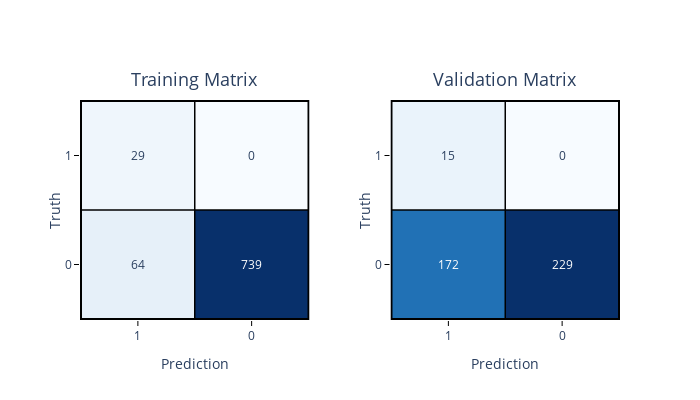

The notebook cell this image was saved under:
### Code cell
from eppi_text_classification import binary_train_valid_confusion_plotly

binary_train_valid_confusion_plotly(
    y_train,
    y_train_pred,
    y_test,
    y_test_pred,
    postive_label="Included",
    negative_label="Excluded",
)

### Figure 1 — Plotly figure (JSON) as saved in the notebook; plotly's stock layout.template omitted (floating-point values rounded to 4 significant figures)
{"data": [{"colorscale": [[0, "rgb(247,251,255)"], [0.125, "rgb(222,235,247)"], [0.25, "rgb(198,219,239)"], [0.375, "rgb(158,202,225)"], [0.5, "rgb(107,174,214)"], [0.625, "rgb(66,146,198)"], [0.75, "rgb(33,113,181)"], [0.875, "rgb(8,81,156)"], [1, "rgb(8,48,107)"]], "hoverinfo": "text", "showscale": false, "text": [["Truth: Excluded<br>Prediction: Included<br>Total: 64", "Truth: Excluded<br>Prediction: Excluded<br>Total: 739"], ["Truth: Included<br>Prediction: Included<br>Total: 29", "Truth: Included<br>Prediction: Excluded<br>Total: 0"]], "type": "heatmap", "x": ["0", "1"], "xaxis": "x", "y": ["0", "1"], "yaxis": "y", "z": [[64, 739], [29, 0]]}, {"colorscale": [[0, "rgb(247,251,255)"], [0.125, "rgb(222,235,247)"], [0.25, "rgb(198,219,239)"], [0.375, "rgb(158,202,225)"], [0.5, "rgb(107,174,214)"], [0.625, "rgb(66,146,198)"], [0.75, "rgb(33,113,181)"], [0.875, "rgb(8,81,156)"], [1, "rgb(8,48,107)"]], "hoverinfo": "text", "showscale": false, "text": [["Truth: Excluded<br>Prediction: Included<br>Total: 172", "Truth: Excluded<br>Prediction: Excluded<br>Total: 229"], ["Truth: Included<br>Prediction: Included<br>Total: 15", "Truth: Included<br>Prediction: Excluded<br>Total: 0"]], "type": "heatmap", "x": ["0", "1"], "xaxis": "x2", "y": ["0", "1"], "yaxis": "y2", "z": [[172, 229], [15, 0]]}], "layout": {"annotations": [{"font": {"size": 18}, "showarrow": false, "text": "Training Matrix", "x": 0.2125, "xanchor": "center", "xref": "paper", "y": 1.03, "yanchor": "bottom", "yref": "paper"}, {"font": {"size": 18}, "showarrow": false, "text": "Validation Matrix", "x": 0.7875, "xanchor": "center", "xref": "paper", "y": 1.03, "yanchor": "bottom", "yref": "paper"}, {"font": {"color": " dark blue"}, "showarrow": false, "text": "64", "x": "0", "xref": "x", "y": "0", "yref": "y"}, {"font": {"color": "white"}, "showarrow": false, "text": "739", "x": "1", "xref": "x", "y": "0", "yref": "y"}, {"font": {"color": " dark blue"}, "showarrow": false, "text": "29", "x": "0", "xref": "x", "y": "1", "yref": "y"}, {"font": {"color": " dark blue"}, "showarrow": false, "text": "0", "x": "1", "xref": "x", "y": "1", "yref": "y"}, {"font": {"color": "white"}, "showarrow": false, "text": "172", "x": "0", "xref": "x2", "y": "0", "yref": "y2"}, {"font": {"color": "white"}, "showarrow": false, "text": "229", "x": "1", "xref": "x2", "y": "0", "yref": "y2"}, {"font": {"color": " dark blue"}, "showarrow": false, "text": "15", "x": "0", "xref": "x2", "y": "1", "yref": "y2"}, {"font": {"color": " dark blue"}, "showarrow": false, "text": "0", "x": "1", "xref": "x2", "y": "1", "yref": "y2"}], "autosize": false, "height": 400, "shapes": [{"line": {"color": "black", "width": 2}, "type": "rect", "x0": -0.5, "x1": 1.5, "xref": "x", "y0": -0.5, "y1": 1.5, "yref": "y"}, {"line": {"color": "black", "width": 1.5}, "type": "line", "x0": -0.5, "x1": 1.5, "xref": "x", "y0": 0.5, "y1": 0.5, "yref": "y"}, {"line": {"color": "black", "width": 1.5}, "type": "line", "x0": 0.5, "x1": 0.5, "xref": "x", "y0": -0.5, "y1": 1.5, "yref": "y"}, {"line": {"color": "black", "width": 2}, "type": "rect", "x0": -0.5, "x1": 1.5, "xref": "x2", "y0": -0.5, "y1": 1.5, "yref": "y2"}, {"line": {"color": "black", "width": 1.5}, "type": "line", "x0": -0.5, "x1": 1.5, "xref": "x2", "y0": 0.5, "y1": 0.5, "yref": "y2"}, {"line": {"color": "black", "width": 1.5}, "type": "line", "x0": 0.5, "x1": 0.5, "xref": "x2", "y0": -0.5, "y1": 1.5, "yref": "y2"}], "width": 700, "xaxis": {"anchor": "y", "domain": [0, 0.425], "mirror": true, "tickcolor": "black", "ticklen": 5, "tickmode": "array", "ticks": "outside", "ticktext": ["1", "0"], "tickvals": [0, 1], "tickwidth": 1, "title": {"text": "Prediction"}}, "xaxis2": {"anchor": "y2", "domain": [0.575, 1], "mirror": true, "tickcolor": "black", "ticklen": 5, "tickmode": "array", "ticks": "outside", "ticktext": ["1", "0"], "tickvals": [0, 1], "tickwidth": 1, "title": {"text": "Prediction"}}, "yaxis": {"anchor": "x", "domain": [0, 1], "mirror": true, "tickcolor": "black", "ticklen": 5, "tickmode": "array", "ticks": "outside", "ticktext": ["0", "1"], "tickvals": [0, 1], "tickwidth": 1, "title": {"standoff": 0.3, "text": "Truth"}}, "yaxis2": {"anchor": "x2", "domain": [0, 1], "mirror": true, "tickcolor": "black", "ticklen": 5, "tickmode": "array", "ticks": "outside", "ticktext": ["0", "1"], "tickvals": [0, 1], "tickwidth": 1, "title": {"standoff": 0.3, "text": "Truth"}}}}
